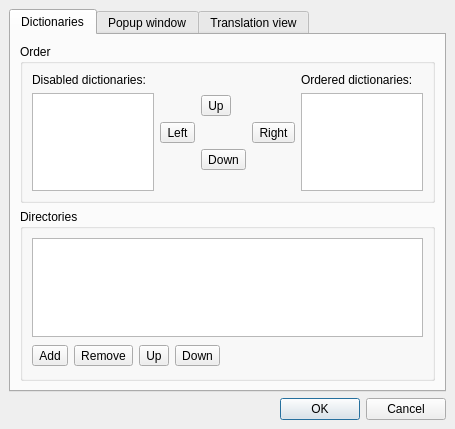
<ui version="4.0" >
 <class>SettingsDialog</class>
 <widget class="QDialog" name="SettingsDialog" >
  <property name="geometry" >
   <rect>
    <x>0</x>
    <y>0</y>
    <width>455</width>
    <height>429</height>
   </rect>
  </property>
  <property name="windowTitle" >
   <string>QStarDict Settings</string>
  </property>
  <layout class="QGridLayout" >
   <property name="margin" >
    <number>9</number>
   </property>
   <property name="spacing" >
    <number>6</number>
   </property>
   <item row="0" column="0" >
    <widget class="QTabWidget" name="reformatWarningLabel" >
     <property name="currentIndex" >
      <number>0</number>
     </property>
     <widget class="QWidget" name="tabDictionaries" >
      <attribute name="title" >
       <string>Dictionaries</string>
      </attribute>
      <layout class="QGridLayout" >
       <property name="margin" >
        <number>9</number>
       </property>
       <property name="spacing" >
        <number>6</number>
       </property>
       <item row="0" column="0" >
        <widget class="QGroupBox" name="doctBpx" >
         <property name="title" >
          <string>Order</string>
         </property>
         <layout class="QGridLayout" >
          <property name="margin" >
           <number>9</number>
          </property>
          <property name="spacing" >
           <number>6</number>
          </property>
          <item row="0" column="0" >
           <layout class="QVBoxLayout" >
            <property name="margin" >
             <number>0</number>
            </property>
            <property name="spacing" >
             <number>6</number>
            </property>
            <item>
             <widget class="QLabel" name="label" >
              <property name="text" >
               <string>Disabled dictionaries:</string>
              </property>
             </widget>
            </item>
            <item>
             <widget class="QListWidget" name="disabledDictsList" />
            </item>
           </layout>
          </item>
          <item row="0" column="1" >
           <layout class="QVBoxLayout" >
            <property name="margin" >
             <number>0</number>
            </property>
            <property name="spacing" >
             <number>6</number>
            </property>
            <item>
             <spacer>
              <property name="orientation" >
               <enum>Qt::Vertical</enum>
              </property>
              <property name="sizeHint" >
               <size>
                <width>20</width>
                <height>20</height>
               </size>
              </property>
             </spacer>
            </item>
            <item>
             <layout class="QGridLayout" >
              <property name="margin" >
               <number>0</number>
              </property>
              <property name="spacing" >
               <number>6</number>
              </property>
              <item row="1" column="0" >
               <widget class="QToolButton" name="moveLeftButton" >
                <property name="text" >
                 <string>Left</string>
                </property>
                <property name="icon" >
                 <iconset resource="../resources/qstardict.qrc" >:/icons/arrow-left.png</iconset>
                </property>
               </widget>
              </item>
              <item row="2" column="1" >
               <widget class="QToolButton" name="moveDownButton" >
                <property name="text" >
                 <string>Down</string>
                </property>
                <property name="icon" >
                 <iconset resource="../resources/qstardict.qrc" >:/icons/arrow-down.png</iconset>
                </property>
               </widget>
              </item>
              <item row="0" column="1" >
               <widget class="QToolButton" name="moveUpButton" >
                <property name="text" >
                 <string>Up</string>
                </property>
                <property name="icon" >
                 <iconset resource="../resources/qstardict.qrc" >:/icons/arrow-up.png</iconset>
                </property>
               </widget>
              </item>
              <item row="1" column="2" >
               <widget class="QToolButton" name="moveRightButton" >
                <property name="text" >
                 <string>Right</string>
                </property>
                <property name="icon" >
                 <iconset resource="../resources/qstardict.qrc" >:/icons/arrow-right.png</iconset>
                </property>
               </widget>
              </item>
             </layout>
            </item>
            <item>
             <spacer>
              <property name="orientation" >
               <enum>Qt::Vertical</enum>
              </property>
              <property name="sizeHint" >
               <size>
                <width>20</width>
                <height>16</height>
               </size>
              </property>
             </spacer>
            </item>
           </layout>
          </item>
          <item row="0" column="2" >
           <layout class="QVBoxLayout" >
            <property name="margin" >
             <number>0</number>
            </property>
            <property name="spacing" >
             <number>6</number>
            </property>
            <item>
             <widget class="QLabel" name="label_2" >
              <property name="text" >
               <string>Ordered dictionaries:</string>
              </property>
             </widget>
            </item>
            <item>
             <widget class="QListWidget" name="orderedDictsList" />
            </item>
           </layout>
          </item>
         </layout>
        </widget>
       </item>
       <item row="1" column="0" >
        <widget class="QGroupBox" name="dictDirsBox" >
         <property name="title" >
          <string>Directories</string>
         </property>
         <layout class="QGridLayout" >
          <property name="margin" >
           <number>9</number>
          </property>
          <property name="spacing" >
           <number>6</number>
          </property>
          <item row="0" column="0" >
           <widget class="QListWidget" name="dictDirsList" />
          </item>
          <item row="1" column="0" >
           <layout class="QHBoxLayout" >
            <property name="margin" >
             <number>0</number>
            </property>
            <property name="spacing" >
             <number>6</number>
            </property>
            <item>
             <widget class="QToolButton" name="addDictDirButton" >
              <property name="text" >
               <string>Add</string>
              </property>
              <property name="icon" >
               <iconset resource="../resources/qstardict.qrc" >:/icons/list-add.png</iconset>
              </property>
             </widget>
            </item>
            <item>
             <widget class="QToolButton" name="removeDictDirButton" >
              <property name="text" >
               <string>Remove</string>
              </property>
              <property name="icon" >
               <iconset resource="../resources/qstardict.qrc" >:/icons/list-remove.png</iconset>
              </property>
             </widget>
            </item>
            <item>
             <widget class="QToolButton" name="moveUpDictDirButton" >
              <property name="text" >
               <string>Up</string>
              </property>
              <property name="icon" >
               <iconset resource="../resources/qstardict.qrc" >:/icons/arrow-up.png</iconset>
              </property>
             </widget>
            </item>
            <item>
             <widget class="QToolButton" name="moveDownDictDirButton" >
              <property name="text" >
               <string>Down</string>
              </property>
              <property name="icon" >
               <iconset resource="../resources/qstardict.qrc" >:/icons/arrow-down.png</iconset>
              </property>
             </widget>
            </item>
            <item>
             <spacer>
              <property name="orientation" >
               <enum>Qt::Horizontal</enum>
              </property>
              <property name="sizeHint" >
               <size>
                <width>342</width>
                <height>26</height>
               </size>
              </property>
             </spacer>
            </item>
           </layout>
          </item>
         </layout>
        </widget>
       </item>
      </layout>
     </widget>
     <widget class="QWidget" name="tabPopupWindow" >
      <attribute name="title" >
       <string>Popup window</string>
      </attribute>
      <layout class="QGridLayout" >
       <property name="margin" >
        <number>9</number>
       </property>
       <property name="spacing" >
        <number>6</number>
       </property>
       <item row="1" column="0" >
        <widget class="QGroupBox" name="groupBox_2" >
         <property name="title" >
          <string>Apperance</string>
         </property>
         <layout class="QGridLayout" >
          <property name="margin" >
           <number>9</number>
          </property>
          <property name="spacing" >
           <number>6</number>
          </property>
          <item row="2" column="0" >
           <layout class="QHBoxLayout" >
            <property name="margin" >
             <number>0</number>
            </property>
            <property name="spacing" >
             <number>6</number>
            </property>
            <item>
             <widget class="QLabel" name="label_3" >
              <property name="text" >
               <string>Opacity:</string>
              </property>
             </widget>
            </item>
            <item>
             <widget class="QSpinBox" name="popupOpacitySpin" >
              <property name="suffix" >
               <string>%</string>
              </property>
              <property name="prefix" >
               <string/>
              </property>
              <property name="maximum" >
               <number>100</number>
              </property>
              <property name="minimum" >
               <number>1</number>
              </property>
              <property name="value" >
               <number>100</number>
              </property>
             </widget>
            </item>
           </layout>
          </item>
          <item row="0" column="0" >
           <layout class="QHBoxLayout" >
            <property name="margin" >
             <number>0</number>
            </property>
            <property name="spacing" >
             <number>6</number>
            </property>
            <item>
             <widget class="QLabel" name="label_5" >
              <property name="text" >
               <string>Default width:</string>
              </property>
             </widget>
            </item>
            <item>
             <widget class="QSpinBox" name="popupDefaultWidthSpin" >
              <property name="maximum" >
               <number>9999</number>
              </property>
              <property name="minimum" >
               <number>96</number>
              </property>
              <property name="value" >
               <number>320</number>
              </property>
             </widget>
            </item>
           </layout>
          </item>
          <item row="1" column="0" >
           <layout class="QHBoxLayout" >
            <property name="margin" >
             <number>0</number>
            </property>
            <property name="spacing" >
             <number>6</number>
            </property>
            <item>
             <widget class="QLabel" name="label_6" >
              <property name="text" >
               <string>Default height:</string>
              </property>
             </widget>
            </item>
            <item>
             <widget class="QSpinBox" name="popupDefaultHeightSpin" >
              <property name="maximum" >
               <number>9999</number>
              </property>
              <property name="minimum" >
               <number>96</number>
              </property>
              <property name="value" >
               <number>240</number>
              </property>
             </widget>
            </item>
           </layout>
          </item>
         </layout>
        </widget>
       </item>
       <item row="2" column="0" >
        <spacer>
         <property name="orientation" >
          <enum>Qt::Vertical</enum>
         </property>
         <property name="sizeHint" >
          <size>
           <width>20</width>
           <height>101</height>
          </size>
         </property>
        </spacer>
       </item>
       <item row="0" column="0" >
        <widget class="QGroupBox" name="groupBox" >
         <property name="title" >
          <string>Behaviour</string>
         </property>
         <layout class="QGridLayout" >
          <property name="margin" >
           <number>9</number>
          </property>
          <property name="spacing" >
           <number>6</number>
          </property>
          <item row="3" column="0" >
           <layout class="QHBoxLayout" >
            <property name="margin" >
             <number>0</number>
            </property>
            <property name="spacing" >
             <number>6</number>
            </property>
            <item>
             <widget class="QLabel" name="label_4" >
              <property name="text" >
               <string>Timeout before hide after mouse over</string>
              </property>
             </widget>
            </item>
            <item>
             <widget class="QDoubleSpinBox" name="timeoutBeforeHideSpin" >
              <property name="suffix" >
               <string> seconds</string>
              </property>
              <property name="decimals" >
               <number>1</number>
              </property>
              <property name="maximum" >
               <double>10.000000000000000</double>
              </property>
              <property name="singleStep" >
               <double>0.100000000000000</double>
              </property>
              <property name="value" >
               <double>0.300000000000000</double>
              </property>
             </widget>
            </item>
           </layout>
          </item>
          <item row="2" column="0" >
           <layout class="QHBoxLayout" >
            <property name="margin" >
             <number>0</number>
            </property>
            <property name="spacing" >
             <number>6</number>
            </property>
            <item>
             <widget class="QCheckBox" name="useScanModifierBox" >
              <property name="enabled" >
               <bool>true</bool>
              </property>
              <property name="text" >
               <string>Show only if modifier pressed</string>
              </property>
             </widget>
            </item>
            <item>
             <widget class="QComboBox" name="modifierKeyBox" >
              <property name="enabled" >
               <bool>false</bool>
              </property>
              <item>
               <property name="text" >
                <string>Alt</string>
               </property>
              </item>
              <item>
               <property name="text" >
                <string>Control</string>
               </property>
              </item>
              <item>
               <property name="text" >
                <string>Shift</string>
               </property>
              </item>
              <item>
               <property name="text" >
                <string>Win</string>
               </property>
              </item>
             </widget>
            </item>
           </layout>
          </item>
          <item row="0" column="0" >
           <widget class="QCheckBox" name="useScanBox" >
            <property name="text" >
             <string>Scan selection</string>
            </property>
            <property name="checked" >
             <bool>true</bool>
            </property>
           </widget>
          </item>
          <item row="1" column="0" >
           <widget class="QCheckBox" name="showIfNotFoundBox" >
            <property name="text" >
             <string>Show if word not found</string>
            </property>
           </widget>
          </item>
         </layout>
        </widget>
       </item>
      </layout>
     </widget>
     <widget class="QWidget" name="tabTranslationView" >
      <attribute name="title" >
       <string>Translation view</string>
      </attribute>
      <layout class="QGridLayout" >
       <property name="margin" >
        <number>9</number>
       </property>
       <property name="spacing" >
        <number>6</number>
       </property>
       <item row="3" column="0" >
        <spacer>
         <property name="orientation" >
          <enum>Qt::Vertical</enum>
         </property>
         <property name="sizeHint" >
          <size>
           <width>20</width>
           <height>40</height>
          </size>
         </property>
        </spacer>
       </item>
       <item row="1" column="0" >
        <widget class="QCheckBox" name="expandAbbreviationsBox" >
         <property name="text" >
          <string>Expand abbreviations</string>
         </property>
        </widget>
       </item>
       <item row="0" column="0" >
        <widget class="QCheckBox" name="reformatTranslationsBox" >
         <property name="text" >
          <string>Reformat translations</string>
         </property>
        </widget>
       </item>
       <item row="2" column="0" >
        <widget class="QLabel" name="reformatTranslationsWarningLabel" >
         <property name="text" >
          <string>&lt;b>&lt;font color="red">Warning!&lt;/font>&lt;/b> Reformated translations may be not correct displayed</string>
         </property>
        </widget>
       </item>
      </layout>
     </widget>
    </widget>
   </item>
   <item row="1" column="0" >
    <widget class="QDialogButtonBox" name="buttonBox" >
     <property name="orientation" >
      <enum>Qt::Horizontal</enum>
     </property>
     <property name="standardButtons" >
      <set>QDialogButtonBox::Cancel|QDialogButtonBox::NoButton|QDialogButtonBox::Ok</set>
     </property>
    </widget>
   </item>
  </layout>
 </widget>
 <resources>
  <include location="../resources/qstardict.qrc" />
 </resources>
 <connections>
  <connection>
   <sender>buttonBox</sender>
   <signal>accepted()</signal>
   <receiver>SettingsDialog</receiver>
   <slot>accept()</slot>
   <hints>
    <hint type="sourcelabel" >
     <x>312</x>
     <y>426</y>
    </hint>
    <hint type="destinationlabel" >
     <x>410</x>
     <y>299</y>
    </hint>
   </hints>
  </connection>
  <connection>
   <sender>buttonBox</sender>
   <signal>rejected()</signal>
   <receiver>SettingsDialog</receiver>
   <slot>reject()</slot>
   <hints>
    <hint type="sourcelabel" >
     <x>388</x>
     <y>426</y>
    </hint>
    <hint type="destinationlabel" >
     <x>410</x>
     <y>299</y>
    </hint>
   </hints>
  </connection>
  <connection>
   <sender>useScanBox</sender>
   <signal>toggled(bool)</signal>
   <receiver>useScanModifierBox</receiver>
   <slot>setEnabled(bool)</slot>
   <hints>
    <hint type="sourcelabel" >
     <x>110</x>
     <y>63</y>
    </hint>
    <hint type="destinationlabel" >
     <x>110</x>
     <y>63</y>
    </hint>
   </hints>
  </connection>
  <connection>
   <sender>useScanModifierBox</sender>
   <signal>toggled(bool)</signal>
   <receiver>modifierKeyBox</receiver>
   <slot>setEnabled(bool)</slot>
   <hints>
    <hint type="sourcelabel" >
     <x>110</x>
     <y>63</y>
    </hint>
    <hint type="destinationlabel" >
     <x>110</x>
     <y>63</y>
    </hint>
   </hints>
  </connection>
  <connection>
   <sender>useScanBox</sender>
   <signal>toggled(bool)</signal>
   <receiver>label_3</receiver>
   <slot>setEnabled(bool)</slot>
   <hints>
    <hint type="sourcelabel" >
     <x>72</x>
     <y>52</y>
    </hint>
    <hint type="destinationlabel" >
     <x>104</x>
     <y>63</y>
    </hint>
   </hints>
  </connection>
  <connection>
   <sender>useScanBox</sender>
   <signal>toggled(bool)</signal>
   <receiver>popupOpacitySpin</receiver>
   <slot>setEnabled(bool)</slot>
   <hints>
    <hint type="sourcelabel" >
     <x>110</x>
     <y>63</y>
    </hint>
    <hint type="destinationlabel" >
     <x>110</x>
     <y>63</y>
    </hint>
   </hints>
  </connection>
  <connection>
   <sender>useScanBox</sender>
   <signal>toggled(bool)</signal>
   <receiver>showIfNotFoundBox</receiver>
   <slot>setEnabled(bool)</slot>
   <hints>
    <hint type="sourcelabel" >
     <x>80</x>
     <y>54</y>
    </hint>
    <hint type="destinationlabel" >
     <x>78</x>
     <y>63</y>
    </hint>
   </hints>
  </connection>
  <connection>
   <sender>reformatTranslationsBox</sender>
   <signal>toggled(bool)</signal>
   <receiver>reformatTranslationsWarningLabel</receiver>
   <slot>setVisible(bool)</slot>
   <hints>
    <hint type="sourcelabel" >
     <x>38</x>
     <y>48</y>
    </hint>
    <hint type="destinationlabel" >
     <x>53</x>
     <y>109</y>
    </hint>
   </hints>
  </connection>
 </connections>
</ui>
